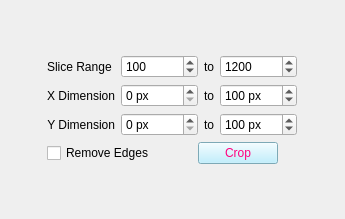
          <widget class="QWidget" name="page">
           <property name="geometry">
            <rect>
             <x>0</x>
             <y>0</y>
             <width>345</width>
             <height>219</height>
            </rect>
           </property>
           <attribute name="label">
            <string>Image Dimensions</string>
           </attribute>
           <layout class="QGridLayout" name="gridLayout_21">
            <item row="0" column="0">
             <layout class="QGridLayout" name="gridLayout_10">
              <item row="0" column="0" colspan="2">
               <layout class="QGridLayout" name="gridLayout_17">
                <property name="sizeConstraint">
                 <enum>QLayout::SetMinimumSize</enum>
                </property>
                <item row="0" column="1">
                 <widget class="QSpinBox" name="sb_zrange1">
                  <property name="minimum">
                   <number>0</number>
                  </property>
                  <property name="maximum">
                   <number>500</number>
                  </property>
                  <property name="value">
                   <number>100</number>
                  </property>
                  <property name="displayIntegerBase">
                   <number>10</number>
                  </property>
                 </widget>
                </item>
                <item row="1" column="2">
                 <widget class="QLabel" name="label_5">
                  <property name="text">
                   <string>to</string>
                  </property>
                  <property name="alignment">
                   <set>Qt::AlignCenter</set>
                  </property>
                 </widget>
                </item>
                <item row="2" column="2">
                 <widget class="QLabel" name="label_9">
                  <property name="text">
                   <string>to</string>
                  </property>
                  <property name="alignment">
                   <set>Qt::AlignCenter</set>
                  </property>
                 </widget>
                </item>
                <item row="2" column="3">
                 <widget class="QSpinBox" name="sb_yrange2">
                  <property name="readOnly">
                   <bool>false</bool>
                  </property>
                  <property name="suffix">
                   <string> px</string>
                  </property>
                  <property name="minimum">
                   <number>1</number>
                  </property>
                  <property name="maximum">
                   <number>10000</number>
                  </property>
                  <property name="value">
                   <number>100</number>
                  </property>
                 </widget>
                </item>
                <item row="0" column="3">
                 <widget class="QSpinBox" name="sb_zrange2">
                  <property name="minimum">
                   <number>1</number>
                  </property>
                  <property name="maximum">
                   <number>5000</number>
                  </property>
                  <property name="value">
                   <number>1200</number>
                  </property>
                  <property name="displayIntegerBase">
                   <number>10</number>
                  </property>
                 </widget>
                </item>
                <item row="1" column="1">
                 <widget class="QSpinBox" name="sb_xrange1">
                  <property name="readOnly">
                   <bool>false</bool>
                  </property>
                  <property name="suffix">
                   <string> px</string>
                  </property>
                  <property name="minimum">
                   <number>0</number>
                  </property>
                  <property name="maximum">
                   <number>10000</number>
                  </property>
                  <property name="value">
                   <number>0</number>
                  </property>
                 </widget>
                </item>
                <item row="1" column="3">
                 <widget class="QSpinBox" name="sb_xrange2">
                  <property name="readOnly">
                   <bool>false</bool>
                  </property>
                  <property name="suffix">
                   <string> px</string>
                  </property>
                  <property name="minimum">
                   <number>1</number>
                  </property>
                  <property name="maximum">
                   <number>10000</number>
                  </property>
                  <property name="value">
                   <number>100</number>
                  </property>
                 </widget>
                </item>
                <item row="0" column="2">
                 <widget class="QLabel" name="label_22">
                  <property name="text">
                   <string>to</string>
                  </property>
                  <property name="alignment">
                   <set>Qt::AlignCenter</set>
                  </property>
                 </widget>
                </item>
                <item row="1" column="0">
                 <widget class="QLabel" name="label_19">
                  <property name="text">
                   <string>X Dimension</string>
                  </property>
                  <property name="alignment">
                   <set>Qt::AlignRight|Qt::AlignTrailing|Qt::AlignVCenter</set>
                  </property>
                 </widget>
                </item>
                <item row="2" column="1">
                 <widget class="QSpinBox" name="sb_yrange1">
                  <property name="readOnly">
                   <bool>false</bool>
                  </property>
                  <property name="suffix">
                   <string> px</string>
                  </property>
                  <property name="minimum">
                   <number>0</number>
                  </property>
                  <property name="maximum">
                   <number>10000</number>
                  </property>
                  <property name="value">
                   <number>0</number>
                  </property>
                 </widget>
                </item>
                <item row="2" column="0">
                 <widget class="QLabel" name="label_15">
                  <property name="text">
                   <string>Y Dimension</string>
                  </property>
                  <property name="alignment">
                   <set>Qt::AlignRight|Qt::AlignTrailing|Qt::AlignVCenter</set>
                  </property>
                 </widget>
                </item>
                <item row="0" column="0">
                 <widget class="QLabel" name="label_20">
                  <property name="text">
                   <string>Slice Range </string>
                  </property>
                  <property name="alignment">
                   <set>Qt::AlignRight|Qt::AlignTrailing|Qt::AlignVCenter</set>
                  </property>
                 </widget>
                </item>
               </layout>
              </item>
              <item row="1" column="0">
               <widget class="QCheckBox" name="cb_remove_edges">
                <property name="sizePolicy">
                 <sizepolicy hsizetype="Fixed" vsizetype="Fixed">
                  <horstretch>0</horstretch>
                  <verstretch>0</verstretch>
                 </sizepolicy>
                </property>
                <property name="text">
                 <string>Remove Edges</string>
                </property>
               </widget>
              </item>
              <item row="1" column="1">
               <widget class="QPushButton" name="pb_crop">
                <property name="sizePolicy">
                 <sizepolicy hsizetype="Fixed" vsizetype="Fixed">
                  <horstretch>0</horstretch>
                  <verstretch>0</verstretch>
                 </sizepolicy>
                </property>
                <property name="styleSheet">
                 <string notr="true">background-color: rgb(175, 236, 255);
color: rgb(255, 0, 127);
</string>
                </property>
                <property name="text">
                 <string>Crop</string>
                </property>
               </widget>
              </item>
             </layout>
            </item>
           </layout>
          </widget>
